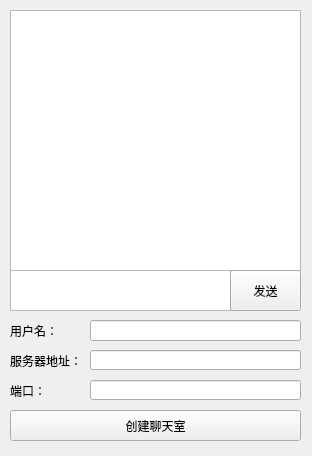
<?xml version="1.0" encoding="UTF-8"?>
<ui version="4.0">
 <class>ClientWidget</class>
 <widget class="QWidget" name="ClientWidget">
  <property name="geometry">
   <rect>
    <x>0</x>
    <y>0</y>
    <width>312</width>
    <height>456</height>
   </rect>
  </property>
  <property name="windowTitle">
   <string>Form</string>
  </property>
  <widget class="QTextEdit" name="textEdit_readText">
   <property name="geometry">
    <rect>
     <x>10</x>
     <y>10</y>
     <width>291</width>
     <height>261</height>
    </rect>
   </property>
  </widget>
  <widget class="QTextEdit" name="textEdit_writeText">
   <property name="geometry">
    <rect>
     <x>10</x>
     <y>270</y>
     <width>221</width>
     <height>41</height>
    </rect>
   </property>
  </widget>
  <widget class="QPushButton" name="pushButton_send">
   <property name="geometry">
    <rect>
     <x>230</x>
     <y>270</y>
     <width>71</width>
     <height>41</height>
    </rect>
   </property>
   <property name="text">
    <string>发送</string>
   </property>
  </widget>
  <widget class="QLineEdit" name="lineEdit_userName">
   <property name="geometry">
    <rect>
     <x>90</x>
     <y>320</y>
     <width>211</width>
     <height>21</height>
    </rect>
   </property>
  </widget>
  <widget class="QLineEdit" name="lineEdit_address">
   <property name="geometry">
    <rect>
     <x>90</x>
     <y>350</y>
     <width>211</width>
     <height>20</height>
    </rect>
   </property>
  </widget>
  <widget class="QLineEdit" name="lineEdit_port">
   <property name="geometry">
    <rect>
     <x>90</x>
     <y>380</y>
     <width>211</width>
     <height>20</height>
    </rect>
   </property>
  </widget>
  <widget class="QLabel" name="label">
   <property name="geometry">
    <rect>
     <x>10</x>
     <y>320</y>
     <width>71</width>
     <height>21</height>
    </rect>
   </property>
   <property name="text">
    <string>用户名：</string>
   </property>
  </widget>
  <widget class="QLabel" name="label_2">
   <property name="geometry">
    <rect>
     <x>10</x>
     <y>350</y>
     <width>71</width>
     <height>21</height>
    </rect>
   </property>
   <property name="text">
    <string>服务器地址：</string>
   </property>
  </widget>
  <widget class="QLabel" name="label_3">
   <property name="geometry">
    <rect>
     <x>10</x>
     <y>380</y>
     <width>71</width>
     <height>21</height>
    </rect>
   </property>
   <property name="text">
    <string>端口：</string>
   </property>
  </widget>
  <widget class="QPushButton" name="pushButton_createRoom">
   <property name="geometry">
    <rect>
     <x>10</x>
     <y>410</y>
     <width>291</width>
     <height>31</height>
    </rect>
   </property>
   <property name="text">
    <string>创建聊天室</string>
   </property>
  </widget>
 </widget>
 <resources/>
 <connections/>
</ui>
